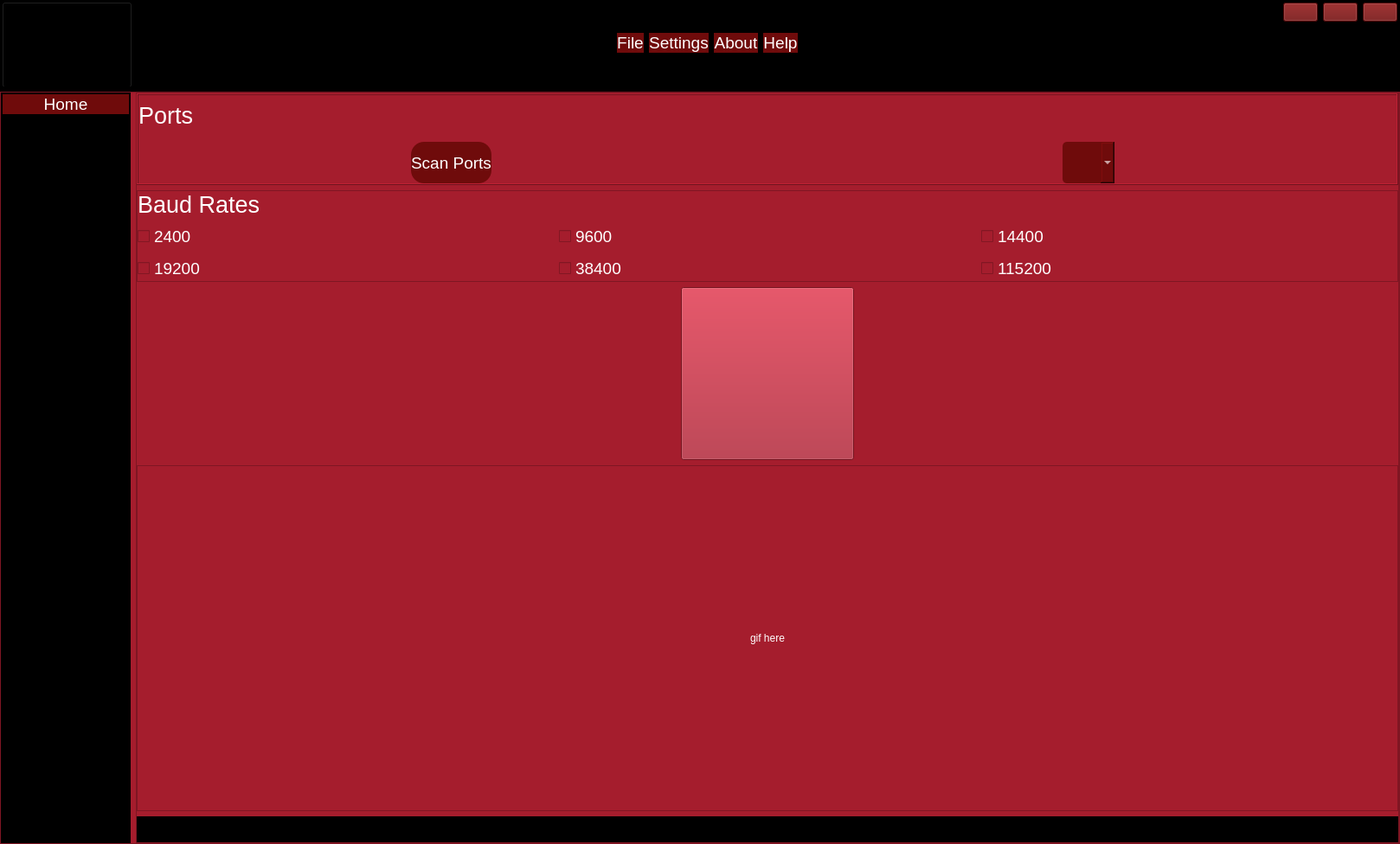
<?xml version="1.0" encoding="UTF-8"?>
<ui version="4.0">
 <class>MainWindow</class>
 <widget class="QMainWindow" name="MainWindow">
  <property name="geometry">
   <rect>
    <x>0</x>
    <y>0</y>
    <width>1618</width>
    <height>976</height>
   </rect>
  </property>
  <property name="windowTitle">
   <string>MainWindow</string>
  </property>
  <widget class="QWidget" name="centralwidget">
   <property name="styleSheet">
    <string notr="true">background-color: rgb(0, 0, 0);</string>
   </property>
   <layout class="QVBoxLayout" name="verticalLayout">
    <property name="leftMargin">
     <number>0</number>
    </property>
    <property name="topMargin">
     <number>0</number>
    </property>
    <property name="rightMargin">
     <number>0</number>
    </property>
    <property name="bottomMargin">
     <number>0</number>
    </property>
    <item>
     <widget class="QFrame" name="upper_frame">
      <property name="maximumSize">
       <size>
        <width>16777215</width>
        <height>100</height>
       </size>
      </property>
      <property name="cursor">
       <cursorShape>ArrowCursor</cursorShape>
      </property>
      <property name="styleSheet">
       <string notr="true">background-color: rgb(0, 0, 0);</string>
      </property>
      <property name="frameShape">
       <enum>QFrame::WinPanel</enum>
      </property>
      <property name="frameShadow">
       <enum>QFrame::Raised</enum>
      </property>
      <layout class="QHBoxLayout" name="horizontalLayout_10">
       <property name="leftMargin">
        <number>0</number>
       </property>
       <property name="topMargin">
        <number>0</number>
       </property>
       <property name="rightMargin">
        <number>0</number>
       </property>
       <property name="bottomMargin">
        <number>0</number>
       </property>
       <item>
        <widget class="QFrame" name="left_toggle_frame">
         <property name="minimumSize">
          <size>
           <width>151</width>
           <height>100</height>
          </size>
         </property>
         <property name="maximumSize">
          <size>
           <width>100</width>
           <height>16777215</height>
          </size>
         </property>
         <property name="frameShape">
          <enum>QFrame::NoFrame</enum>
         </property>
         <property name="frameShadow">
          <enum>QFrame::Raised</enum>
         </property>
         <layout class="QHBoxLayout" name="horizontalLayout_11">
          <property name="leftMargin">
           <number>0</number>
          </property>
          <property name="topMargin">
           <number>0</number>
          </property>
          <property name="rightMargin">
           <number>0</number>
          </property>
          <property name="bottomMargin">
           <number>0</number>
          </property>
          <item>
           <widget class="QPushButton" name="open_tree_Button">
            <property name="minimumSize">
             <size>
              <width>0</width>
              <height>100</height>
             </size>
            </property>
            <property name="maximumSize">
             <size>
              <width>16777215</width>
              <height>16777215</height>
             </size>
            </property>
            <property name="cursor">
             <cursorShape>PointingHandCursor</cursorShape>
            </property>
            <property name="styleSheet">
             <string notr="true">QPushButton {
background-color: rgb(0, 0, 0);
}
QPushButton:hover {
background-color: rgb(26, 95, 180);
}
QPushButton:pressed {
background-color: rgb(98, 160, 234);
}</string>
            </property>
            <property name="text">
             <string/>
            </property>
            <property name="icon">
             <iconset resource="icons/icons.qrc">
              <normaloff>:/icons/cil-menu.png</normaloff>:/icons/cil-menu.png</iconset>
            </property>
            <property name="iconSize">
             <size>
              <width>24</width>
              <height>24</height>
             </size>
            </property>
           </widget>
          </item>
         </layout>
        </widget>
       </item>
       <item>
        <widget class="QLabel" name="acrome_logo">
         <property name="maximumSize">
          <size>
           <width>350</width>
           <height>16777215</height>
          </size>
         </property>
         <property name="text">
          <string/>
         </property>
         <property name="pixmap">
          <pixmap resource="images/images.qrc">:/images/acromelogo_yazılı.png</pixmap>
         </property>
         <property name="scaledContents">
          <bool>true</bool>
         </property>
        </widget>
       </item>
       <item>
        <spacer name="horizontalSpacer">
         <property name="orientation">
          <enum>Qt::Horizontal</enum>
         </property>
         <property name="sizeType">
          <enum>QSizePolicy::Expanding</enum>
         </property>
         <property name="sizeHint" stdset="0">
          <size>
           <width>40</width>
           <height>20</height>
          </size>
         </property>
        </spacer>
       </item>
       <item>
        <widget class="QFrame" name="middle_buttons_frame">
         <property name="styleSheet">
          <string notr="true">color: white;
</string>
         </property>
         <property name="frameShape">
          <enum>QFrame::StyledPanel</enum>
         </property>
         <property name="frameShadow">
          <enum>QFrame::Raised</enum>
         </property>
         <layout class="QHBoxLayout" name="horizontalLayout_2">
          <item>
           <widget class="QPushButton" name="fileButton">
            <property name="font">
             <font>
              <pointsize>14</pointsize>
             </font>
            </property>
            <property name="cursor">
             <cursorShape>PointingHandCursor</cursorShape>
            </property>
            <property name="styleSheet">
             <string notr="true">QPushButton {
background-color: rgb(111, 11, 11);
border-radius: 15px;
}
QPushButton:hover {
background-color: rgb(26, 95, 180);
}
QPushButton:pressed {
background-color: rgb(98, 160, 234);
}</string>
            </property>
            <property name="text">
             <string>File</string>
            </property>
            <property name="icon">
             <iconset resource="icons/icons.qrc">
              <normaloff>:/icons/cil-file.png</normaloff>:/icons/cil-file.png</iconset>
            </property>
            <property name="iconSize">
             <size>
              <width>50</width>
              <height>50</height>
             </size>
            </property>
           </widget>
          </item>
          <item>
           <widget class="QPushButton" name="settingsButton">
            <property name="font">
             <font>
              <pointsize>14</pointsize>
             </font>
            </property>
            <property name="cursor">
             <cursorShape>PointingHandCursor</cursorShape>
            </property>
            <property name="styleSheet">
             <string notr="true">QPushButton {
background-color: rgb(111, 11, 11);
border-radius: 15px;
}
QPushButton:hover {
background-color: rgb(26, 95, 180);
}
QPushButton:pressed {
background-color: rgb(98, 160, 234);
}</string>
            </property>
            <property name="text">
             <string>Settings</string>
            </property>
            <property name="icon">
             <iconset resource="icons/icons.qrc">
              <normaloff>:/icons/cil-settings.png</normaloff>:/icons/cil-settings.png</iconset>
            </property>
            <property name="iconSize">
             <size>
              <width>50</width>
              <height>50</height>
             </size>
            </property>
           </widget>
          </item>
          <item>
           <widget class="QPushButton" name="aboutButton">
            <property name="font">
             <font>
              <pointsize>14</pointsize>
             </font>
            </property>
            <property name="cursor">
             <cursorShape>PointingHandCursor</cursorShape>
            </property>
            <property name="styleSheet">
             <string notr="true">QPushButton {
background-color: rgb(111, 11, 11);
border-radius: 15px;
}
QPushButton:hover {
background-color: rgb(26, 95, 180);
}
QPushButton:pressed {
background-color: rgb(98, 160, 234);
}</string>
            </property>
            <property name="text">
             <string>About</string>
            </property>
            <property name="icon">
             <iconset resource="icons/icons.qrc">
              <normaloff>:/icons/cil-lightbulb.png</normaloff>:/icons/cil-lightbulb.png</iconset>
            </property>
            <property name="iconSize">
             <size>
              <width>50</width>
              <height>50</height>
             </size>
            </property>
           </widget>
          </item>
          <item>
           <widget class="QPushButton" name="helpButton">
            <property name="font">
             <font>
              <pointsize>14</pointsize>
             </font>
            </property>
            <property name="cursor">
             <cursorShape>PointingHandCursor</cursorShape>
            </property>
            <property name="styleSheet">
             <string notr="true">QPushButton {
background-color: rgb(111, 11, 11);
border-radius: 15px;
}
QPushButton:hover {
background-color: rgb(26, 95, 180);
}
QPushButton:pressed {
background-color: rgb(98, 160, 234);
}</string>
            </property>
            <property name="text">
             <string>Help</string>
            </property>
            <property name="icon">
             <iconset resource="icons/icons.qrc">
              <normaloff>:/icons/cil-headphones.png</normaloff>:/icons/cil-headphones.png</iconset>
            </property>
            <property name="iconSize">
             <size>
              <width>50</width>
              <height>50</height>
             </size>
            </property>
           </widget>
          </item>
         </layout>
        </widget>
       </item>
       <item>
        <spacer name="horizontalSpacer_2">
         <property name="orientation">
          <enum>Qt::Horizontal</enum>
         </property>
         <property name="sizeType">
          <enum>QSizePolicy::Expanding</enum>
         </property>
         <property name="sizeHint" stdset="0">
          <size>
           <width>40</width>
           <height>20</height>
          </size>
         </property>
        </spacer>
       </item>
       <item>
        <widget class="QLabel" name="smd_logo">
         <property name="maximumSize">
          <size>
           <width>100</width>
           <height>16777215</height>
          </size>
         </property>
         <property name="text">
          <string/>
         </property>
         <property name="pixmap">
          <pixmap resource="images/images.qrc">:/images/smd.png</pixmap>
         </property>
         <property name="scaledContents">
          <bool>true</bool>
         </property>
        </widget>
       </item>
       <item alignment="Qt::AlignRight|Qt::AlignTop">
        <widget class="QFrame" name="top_right_btns_frame">
         <property name="maximumSize">
          <size>
           <width>200</width>
           <height>16777215</height>
          </size>
         </property>
         <property name="styleSheet">
          <string notr="true"/>
         </property>
         <property name="frameShape">
          <enum>QFrame::StyledPanel</enum>
         </property>
         <property name="frameShadow">
          <enum>QFrame::Raised</enum>
         </property>
         <layout class="QHBoxLayout" name="horizontalLayout_13">
          <property name="leftMargin">
           <number>0</number>
          </property>
          <property name="topMargin">
           <number>0</number>
          </property>
          <property name="rightMargin">
           <number>0</number>
          </property>
          <property name="bottomMargin">
           <number>0</number>
          </property>
          <item>
           <widget class="QPushButton" name="minimizeButton">
            <property name="cursor">
             <cursorShape>PointingHandCursor</cursorShape>
            </property>
            <property name="focusPolicy">
             <enum>Qt::StrongFocus</enum>
            </property>
            <property name="styleSheet">
             <string notr="true">QPushButton {
background-color: rgb(111, 11, 11);
}
QPushButton:hover {
background-color: rgb(26, 95, 180);
}
QPushButton:pressed {
background-color: rgb(98, 160, 234);
}</string>
            </property>
            <property name="text">
             <string/>
            </property>
            <property name="icon">
             <iconset resource="icons/icons.qrc">
              <normaloff>:/icons/cil-window-minimize.png</normaloff>:/icons/cil-window-minimize.png</iconset>
            </property>
            <property name="iconSize">
             <size>
              <width>24</width>
              <height>24</height>
             </size>
            </property>
           </widget>
          </item>
          <item>
           <widget class="QPushButton" name="restoreButton">
            <property name="cursor">
             <cursorShape>PointingHandCursor</cursorShape>
            </property>
            <property name="styleSheet">
             <string notr="true">QPushButton {
background-color: rgb(111, 11, 11);
}
QPushButton:hover {
background-color: rgb(26, 95, 180);
}
QPushButton:pressed {
background-color: rgb(98, 160, 234);
}</string>
            </property>
            <property name="text">
             <string/>
            </property>
            <property name="icon">
             <iconset resource="icons/icons.qrc">
              <normaloff>:/icons/cil-window-restore.png</normaloff>:/icons/cil-window-restore.png</iconset>
            </property>
            <property name="iconSize">
             <size>
              <width>24</width>
              <height>24</height>
             </size>
            </property>
           </widget>
          </item>
          <item>
           <widget class="QPushButton" name="closeButton">
            <property name="cursor">
             <cursorShape>PointingHandCursor</cursorShape>
            </property>
            <property name="styleSheet">
             <string notr="true">QPushButton {
background-color: rgb(111, 11, 11);
}
QPushButton:hover {
background-color: rgb(26, 95, 180);
}
QPushButton:pressed {
background-color: rgb(98, 160, 234);
}</string>
            </property>
            <property name="text">
             <string/>
            </property>
            <property name="icon">
             <iconset resource="icons/icons.qrc">
              <normaloff>:/icons/cil-x.png</normaloff>:/icons/cil-x.png</iconset>
            </property>
            <property name="iconSize">
             <size>
              <width>24</width>
              <height>24</height>
             </size>
            </property>
           </widget>
          </item>
         </layout>
        </widget>
       </item>
      </layout>
     </widget>
    </item>
    <item>
     <widget class="QFrame" name="main_frame">
      <property name="font">
       <font>
        <stylestrategy>NoAntialias</stylestrategy>
       </font>
      </property>
      <property name="focusPolicy">
       <enum>Qt::NoFocus</enum>
      </property>
      <property name="styleSheet">
       <string notr="true">color:white;
background-color: rgb(165, 29, 45);</string>
      </property>
      <property name="frameShape">
       <enum>QFrame::StyledPanel</enum>
      </property>
      <property name="frameShadow">
       <enum>QFrame::Raised</enum>
      </property>
      <layout class="QHBoxLayout" name="horizontalLayout">
       <property name="sizeConstraint">
        <enum>QLayout::SetDefaultConstraint</enum>
       </property>
       <property name="leftMargin">
        <number>0</number>
       </property>
       <property name="topMargin">
        <number>0</number>
       </property>
       <property name="rightMargin">
        <number>0</number>
       </property>
       <property name="bottomMargin">
        <number>0</number>
       </property>
       <item>
        <widget class="QFrame" name="menubar_frame">
         <property name="enabled">
          <bool>true</bool>
         </property>
         <property name="maximumSize">
          <size>
           <width>150</width>
           <height>16777215</height>
          </size>
         </property>
         <property name="styleSheet">
          <string notr="true">color: white;
background-color: rgb(0, 0, 0);
</string>
         </property>
         <property name="frameShape">
          <enum>QFrame::WinPanel</enum>
         </property>
         <property name="frameShadow">
          <enum>QFrame::Raised</enum>
         </property>
         <layout class="QVBoxLayout" name="verticalLayout_3">
          <property name="leftMargin">
           <number>0</number>
          </property>
          <property name="topMargin">
           <number>0</number>
          </property>
          <property name="rightMargin">
           <number>0</number>
          </property>
          <property name="bottomMargin">
           <number>0</number>
          </property>
          <item alignment="Qt::AlignTop">
           <widget class="QPushButton" name="homeButton">
            <property name="font">
             <font>
              <pointsize>14</pointsize>
             </font>
            </property>
            <property name="cursor">
             <cursorShape>PointingHandCursor</cursorShape>
            </property>
            <property name="styleSheet">
             <string notr="true">QPushButton {
background-color: rgb(111, 11, 11);
border-radius: 15px;
}
QPushButton:hover {
background-color: rgb(26, 95, 180);
}
QPushButton:pressed {
background-color: rgb(98, 160, 234);
}</string>
            </property>
            <property name="text">
             <string>Home</string>
            </property>
            <property name="icon">
             <iconset resource="icons/icons.qrc">
              <normaloff>:/icons/cil-home.png</normaloff>:/icons/cil-home.png</iconset>
            </property>
            <property name="iconSize">
             <size>
              <width>50</width>
              <height>50</height>
             </size>
            </property>
           </widget>
          </item>
         </layout>
        </widget>
       </item>
       <item>
        <widget class="QFrame" name="scan_frame">
         <property name="frameShape">
          <enum>QFrame::StyledPanel</enum>
         </property>
         <property name="frameShadow">
          <enum>QFrame::Raised</enum>
         </property>
         <layout class="QVBoxLayout" name="verticalLayout_2">
          <property name="leftMargin">
           <number>0</number>
          </property>
          <property name="topMargin">
           <number>0</number>
          </property>
          <property name="rightMargin">
           <number>0</number>
          </property>
          <property name="bottomMargin">
           <number>0</number>
          </property>
          <item>
           <widget class="QFrame" name="ports_frame">
            <property name="maximumSize">
             <size>
              <width>16777215</width>
              <height>16777215</height>
             </size>
            </property>
            <property name="frameShape">
             <enum>QFrame::Box</enum>
            </property>
            <property name="frameShadow">
             <enum>QFrame::Raised</enum>
            </property>
            <layout class="QGridLayout" name="gridLayout">
             <property name="leftMargin">
              <number>0</number>
             </property>
             <property name="topMargin">
              <number>0</number>
             </property>
             <property name="rightMargin">
              <number>0</number>
             </property>
             <property name="bottomMargin">
              <number>0</number>
             </property>
             <item row="1" column="0" alignment="Qt::AlignHCenter">
              <widget class="QFrame" name="port_Frame">
               <property name="frameShape">
                <enum>QFrame::NoFrame</enum>
               </property>
               <property name="frameShadow">
                <enum>QFrame::Raised</enum>
               </property>
               <layout class="QHBoxLayout" name="horizontalLayout_4">
                <property name="leftMargin">
                 <number>0</number>
                </property>
                <property name="topMargin">
                 <number>0</number>
                </property>
                <property name="rightMargin">
                 <number>0</number>
                </property>
                <property name="bottomMargin">
                 <number>0</number>
                </property>
                <item>
                 <widget class="QPushButton" name="scan_ports_button">
                  <property name="sizePolicy">
                   <sizepolicy hsizetype="Preferred" vsizetype="Preferred">
                    <horstretch>0</horstretch>
                    <verstretch>0</verstretch>
                   </sizepolicy>
                  </property>
                  <property name="font">
                   <font>
                    <pointsize>14</pointsize>
                   </font>
                  </property>
                  <property name="cursor">
                   <cursorShape>PointingHandCursor</cursorShape>
                  </property>
                  <property name="styleSheet">
                   <string notr="true">QPushButton {
color: white;
background-color: rgb(111, 11, 11);
border-radius: 15px;
}
QPushButton:hover {
background-color: rgb(26, 95, 180);
}
QPushButton:pressed {
background-color: rgb(98, 160, 234);
}</string>
                  </property>
                  <property name="text">
                   <string>Scan Ports</string>
                  </property>
                  <property name="icon">
                   <iconset resource="images/images.qrc">
                    <normaloff>:/images/scanning-device.png</normaloff>:/images/scanning-device.png</iconset>
                  </property>
                  <property name="iconSize">
                   <size>
                    <width>50</width>
                    <height>50</height>
                   </size>
                  </property>
                 </widget>
                </item>
               </layout>
              </widget>
             </item>
             <item row="0" column="0" alignment="Qt::AlignLeft|Qt::AlignVCenter">
              <widget class="QLabel" name="ports_label">
               <property name="font">
                <font>
                 <family>Ubuntu</family>
                 <pointsize>20</pointsize>
                </font>
               </property>
               <property name="text">
                <string>Ports</string>
               </property>
              </widget>
             </item>
             <item row="1" column="1" alignment="Qt::AlignHCenter">
              <widget class="QFrame" name="usb_frame">
               <property name="frameShape">
                <enum>QFrame::NoFrame</enum>
               </property>
               <property name="frameShadow">
                <enum>QFrame::Raised</enum>
               </property>
               <layout class="QHBoxLayout" name="horizontalLayout_5">
                <property name="leftMargin">
                 <number>0</number>
                </property>
                <property name="topMargin">
                 <number>0</number>
                </property>
                <property name="rightMargin">
                 <number>0</number>
                </property>
                <property name="bottomMargin">
                 <number>0</number>
                </property>
                <item>
                 <widget class="QLabel" name="usb_label">
                  <property name="minimumSize">
                   <size>
                    <width>0</width>
                    <height>0</height>
                   </size>
                  </property>
                  <property name="maximumSize">
                   <size>
                    <width>50</width>
                    <height>50</height>
                   </size>
                  </property>
                  <property name="text">
                   <string/>
                  </property>
                  <property name="pixmap">
                   <pixmap resource="images/images.qrc">:/images/usb.png</pixmap>
                  </property>
                  <property name="scaledContents">
                   <bool>true</bool>
                  </property>
                 </widget>
                </item>
                <item>
                 <widget class="QComboBox" name="ports_comboBox">
                  <property name="sizePolicy">
                   <sizepolicy hsizetype="Preferred" vsizetype="Preferred">
                    <horstretch>0</horstretch>
                    <verstretch>0</verstretch>
                   </sizepolicy>
                  </property>
                  <property name="cursor">
                   <cursorShape>PointingHandCursor</cursorShape>
                  </property>
                  <property name="styleSheet">
                   <string notr="true">QComboBox {
color: white;
background-color: rgb(111, 11, 11);
border-radius: 5px;
}
QComboBox:hover {
background-color: rgb(28, 113, 216);
}
QComboBox:pressed {
background-color: rgb(28, 113, 216);
}</string>
                  </property>
                  <property name="currentText">
                   <string/>
                  </property>
                 </widget>
                </item>
               </layout>
              </widget>
             </item>
            </layout>
           </widget>
          </item>
          <item>
           <widget class="QFrame" name="baud_rate_Frame">
            <property name="maximumSize">
             <size>
              <width>16777215</width>
              <height>16777215</height>
             </size>
            </property>
            <property name="frameShape">
             <enum>QFrame::StyledPanel</enum>
            </property>
            <property name="frameShadow">
             <enum>QFrame::Raised</enum>
            </property>
            <layout class="QGridLayout" name="gridLayout_2">
             <property name="leftMargin">
              <number>0</number>
             </property>
             <property name="topMargin">
              <number>0</number>
             </property>
             <property name="rightMargin">
              <number>0</number>
             </property>
             <property name="bottomMargin">
              <number>0</number>
             </property>
             <item row="1" column="2" rowspan="2">
              <widget class="QCheckBox" name="checkBox_3">
               <property name="font">
                <font>
                 <pointsize>14</pointsize>
                </font>
               </property>
               <property name="text">
                <string>14400</string>
               </property>
              </widget>
             </item>
             <item row="3" column="1">
              <widget class="QCheckBox" name="checkBox_5">
               <property name="font">
                <font>
                 <pointsize>14</pointsize>
                </font>
               </property>
               <property name="text">
                <string>38400</string>
               </property>
              </widget>
             </item>
             <item row="3" column="0">
              <widget class="QCheckBox" name="checkBox_4">
               <property name="font">
                <font>
                 <pointsize>14</pointsize>
                </font>
               </property>
               <property name="text">
                <string>19200</string>
               </property>
              </widget>
             </item>
             <item row="0" column="0" alignment="Qt::AlignLeft|Qt::AlignVCenter">
              <widget class="QLabel" name="Baud_Rate_label">
               <property name="font">
                <font>
                 <family>Ubuntu</family>
                 <pointsize>20</pointsize>
                 <italic>false</italic>
                </font>
               </property>
               <property name="text">
                <string>Baud Rates</string>
               </property>
              </widget>
             </item>
             <item row="1" column="0" rowspan="2">
              <widget class="QCheckBox" name="checkBox">
               <property name="minimumSize">
                <size>
                 <width>0</width>
                 <height>0</height>
                </size>
               </property>
               <property name="font">
                <font>
                 <pointsize>14</pointsize>
                </font>
               </property>
               <property name="text">
                <string>2400</string>
               </property>
               <property name="iconSize">
                <size>
                 <width>16</width>
                 <height>16</height>
                </size>
               </property>
              </widget>
             </item>
             <item row="3" column="2">
              <widget class="QCheckBox" name="checkBox_6">
               <property name="minimumSize">
                <size>
                 <width>0</width>
                 <height>0</height>
                </size>
               </property>
               <property name="font">
                <font>
                 <pointsize>14</pointsize>
                </font>
               </property>
               <property name="text">
                <string>115200</string>
               </property>
              </widget>
             </item>
             <item row="1" column="1" rowspan="2">
              <widget class="QCheckBox" name="checkBox_2">
               <property name="font">
                <font>
                 <pointsize>14</pointsize>
                </font>
               </property>
               <property name="text">
                <string>9600</string>
               </property>
              </widget>
             </item>
            </layout>
           </widget>
          </item>
          <item alignment="Qt::AlignHCenter">
           <widget class="QPushButton" name="scan_button">
            <property name="minimumSize">
             <size>
              <width>200</width>
              <height>200</height>
             </size>
            </property>
            <property name="maximumSize">
             <size>
              <width>16777215</width>
              <height>16777215</height>
             </size>
            </property>
            <property name="cursor">
             <cursorShape>PointingHandCursor</cursorShape>
            </property>
            <property name="layoutDirection">
             <enum>Qt::LeftToRight</enum>
            </property>
            <property name="styleSheet">
             <string notr="true">QPushButton {
border-image: url(:/images/Scan.png)
 }
QPushButton:pressed {
border-image: url(:/images/ScanClicked.png)
}   </string>
            </property>
            <property name="text">
             <string/>
            </property>
           </widget>
          </item>
          <item>
           <widget class="QFrame" name="gif_frame">
            <property name="minimumSize">
             <size>
              <width>0</width>
              <height>400</height>
             </size>
            </property>
            <property name="layoutDirection">
             <enum>Qt::LeftToRight</enum>
            </property>
            <property name="autoFillBackground">
             <bool>false</bool>
            </property>
            <property name="frameShape">
             <enum>QFrame::StyledPanel</enum>
            </property>
            <property name="frameShadow">
             <enum>QFrame::Raised</enum>
            </property>
            <layout class="QHBoxLayout" name="horizontalLayout_3">
             <property name="sizeConstraint">
              <enum>QLayout::SetDefaultConstraint</enum>
             </property>
             <property name="leftMargin">
              <number>0</number>
             </property>
             <property name="topMargin">
              <number>0</number>
             </property>
             <property name="rightMargin">
              <number>0</number>
             </property>
             <property name="bottomMargin">
              <number>0</number>
             </property>
             <item alignment="Qt::AlignHCenter|Qt::AlignVCenter">
              <widget class="QLabel" name="gif_label">
               <property name="text">
                <string>gif here</string>
               </property>
              </widget>
             </item>
            </layout>
           </widget>
          </item>
          <item>
           <widget class="QFrame" name="bottom_frame">
            <property name="minimumSize">
             <size>
              <width>0</width>
              <height>30</height>
             </size>
            </property>
            <property name="maximumSize">
             <size>
              <width>16777215</width>
              <height>30</height>
             </size>
            </property>
            <property name="styleSheet">
             <string notr="true">background-color: black;</string>
            </property>
            <property name="frameShape">
             <enum>QFrame::StyledPanel</enum>
            </property>
            <property name="frameShadow">
             <enum>QFrame::Raised</enum>
            </property>
            <layout class="QHBoxLayout" name="horizontalLayout_6">
             <property name="leftMargin">
              <number>0</number>
             </property>
             <property name="topMargin">
              <number>0</number>
             </property>
             <property name="rightMargin">
              <number>0</number>
             </property>
             <property name="bottomMargin">
              <number>0</number>
             </property>
             <item alignment="Qt::AlignRight|Qt::AlignBottom">
              <widget class="QLabel" name="label">
               <property name="minimumSize">
                <size>
                 <width>15</width>
                 <height>15</height>
                </size>
               </property>
               <property name="maximumSize">
                <size>
                 <width>15</width>
                 <height>15</height>
                </size>
               </property>
               <property name="text">
                <string/>
               </property>
               <property name="pixmap">
                <pixmap resource="images/images.qrc">:/images/resize_window.png</pixmap>
               </property>
               <property name="scaledContents">
                <bool>true</bool>
               </property>
              </widget>
             </item>
            </layout>
           </widget>
          </item>
         </layout>
        </widget>
       </item>
      </layout>
     </widget>
    </item>
   </layout>
  </widget>
 </widget>
 <resources>
  <include location="images/images.qrc"/>
  <include location="icons/icons.qrc"/>
  <include location="images/images.qrc"/>
 </resources>
 <connections/>
</ui>
